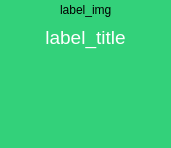
<?xml version="1.0" encoding="UTF-8"?>
<ui version="4.0">
 <class>LaunchItemWidget</class>
 <widget class="QWidget" name="LaunchItemWidget">
  <property name="geometry">
   <rect>
    <x>0</x>
    <y>0</y>
    <width>171</width>
    <height>148</height>
   </rect>
  </property>
  <property name="palette">
   <palette>
    <active>
     <colorrole role="Base">
      <brush brushstyle="SolidPattern">
       <color alpha="255">
        <red>51</red>
        <green>209</green>
        <blue>122</blue>
       </color>
      </brush>
     </colorrole>
     <colorrole role="Window">
      <brush brushstyle="SolidPattern">
       <color alpha="255">
        <red>51</red>
        <green>209</green>
        <blue>122</blue>
       </color>
      </brush>
     </colorrole>
    </active>
    <inactive>
     <colorrole role="Base">
      <brush brushstyle="SolidPattern">
       <color alpha="255">
        <red>51</red>
        <green>209</green>
        <blue>122</blue>
       </color>
      </brush>
     </colorrole>
     <colorrole role="Window">
      <brush brushstyle="SolidPattern">
       <color alpha="255">
        <red>51</red>
        <green>209</green>
        <blue>122</blue>
       </color>
      </brush>
     </colorrole>
    </inactive>
    <disabled>
     <colorrole role="Base">
      <brush brushstyle="SolidPattern">
       <color alpha="255">
        <red>51</red>
        <green>209</green>
        <blue>122</blue>
       </color>
      </brush>
     </colorrole>
     <colorrole role="Window">
      <brush brushstyle="SolidPattern">
       <color alpha="255">
        <red>51</red>
        <green>209</green>
        <blue>122</blue>
       </color>
      </brush>
     </colorrole>
    </disabled>
   </palette>
  </property>
  <property name="windowTitle">
   <string>LaunchItemWidget</string>
  </property>
  <property name="windowIcon">
   <iconset>
    <normaloff>:/assets/images/appicons/64x64.png</normaloff>:/assets/images/appicons/64x64.png</iconset>
  </property>
  <layout class="QVBoxLayout" name="verticalLayout">
   <property name="spacing">
    <number>6</number>
   </property>
   <property name="leftMargin">
    <number>0</number>
   </property>
   <property name="topMargin">
    <number>0</number>
   </property>
   <property name="rightMargin">
    <number>0</number>
   </property>
   <property name="bottomMargin">
    <number>0</number>
   </property>
   <item>
    <layout class="QHBoxLayout" name="horizontalLayout">
     <property name="spacing">
      <number>0</number>
     </property>
     <item>
      <spacer name="horizontalSpacer">
       <property name="orientation">
        <enum>Qt::Horizontal</enum>
       </property>
       <property name="sizeHint" stdset="0">
        <size>
         <width>0</width>
         <height>20</height>
        </size>
       </property>
      </spacer>
     </item>
     <item>
      <widget class="QLabel" name="label_img">
       <property name="text">
        <string>label_img</string>
       </property>
      </widget>
     </item>
     <item>
      <spacer name="horizontalSpacer_2">
       <property name="orientation">
        <enum>Qt::Horizontal</enum>
       </property>
       <property name="sizeHint" stdset="0">
        <size>
         <width>0</width>
         <height>20</height>
        </size>
       </property>
      </spacer>
     </item>
    </layout>
   </item>
   <item>
    <widget class="QLabel" name="label_title">
     <property name="palette">
      <palette>
       <active>
        <colorrole role="WindowText">
         <brush brushstyle="SolidPattern">
          <color alpha="255">
           <red>255</red>
           <green>255</green>
           <blue>255</blue>
          </color>
         </brush>
        </colorrole>
        <colorrole role="Text">
         <brush brushstyle="SolidPattern">
          <color alpha="255">
           <red>255</red>
           <green>255</green>
           <blue>255</blue>
          </color>
         </brush>
        </colorrole>
        <colorrole role="PlaceholderText">
         <brush brushstyle="SolidPattern">
          <color alpha="128">
           <red>255</red>
           <green>255</green>
           <blue>255</blue>
          </color>
         </brush>
        </colorrole>
       </active>
       <inactive>
        <colorrole role="WindowText">
         <brush brushstyle="SolidPattern">
          <color alpha="255">
           <red>255</red>
           <green>255</green>
           <blue>255</blue>
          </color>
         </brush>
        </colorrole>
        <colorrole role="Text">
         <brush brushstyle="SolidPattern">
          <color alpha="255">
           <red>255</red>
           <green>255</green>
           <blue>255</blue>
          </color>
         </brush>
        </colorrole>
        <colorrole role="PlaceholderText">
         <brush brushstyle="SolidPattern">
          <color alpha="128">
           <red>255</red>
           <green>255</green>
           <blue>255</blue>
          </color>
         </brush>
        </colorrole>
       </inactive>
       <disabled>
        <colorrole role="WindowText">
         <brush brushstyle="SolidPattern">
          <color alpha="255">
           <red>190</red>
           <green>190</green>
           <blue>190</blue>
          </color>
         </brush>
        </colorrole>
        <colorrole role="Text">
         <brush brushstyle="SolidPattern">
          <color alpha="255">
           <red>190</red>
           <green>190</green>
           <blue>190</blue>
          </color>
         </brush>
        </colorrole>
        <colorrole role="PlaceholderText">
         <brush brushstyle="SolidPattern">
          <color alpha="128">
           <red>0</red>
           <green>0</green>
           <blue>0</blue>
          </color>
         </brush>
        </colorrole>
       </disabled>
      </palette>
     </property>
     <property name="font">
      <font>
       <pointsize>14</pointsize>
      </font>
     </property>
     <property name="text">
      <string>label_title</string>
     </property>
     <property name="alignment">
      <set>Qt::AlignCenter</set>
     </property>
    </widget>
   </item>
   <item>
    <spacer name="verticalSpacer">
     <property name="orientation">
      <enum>Qt::Vertical</enum>
     </property>
     <property name="sizeHint" stdset="0">
      <size>
       <width>20</width>
       <height>40</height>
      </size>
     </property>
    </spacer>
   </item>
  </layout>
 </widget>
 <layoutdefault spacing="6" margin="11"/>
 <resources>
  <include location="assets.qrc"/>
 </resources>
 <connections/>
</ui>
